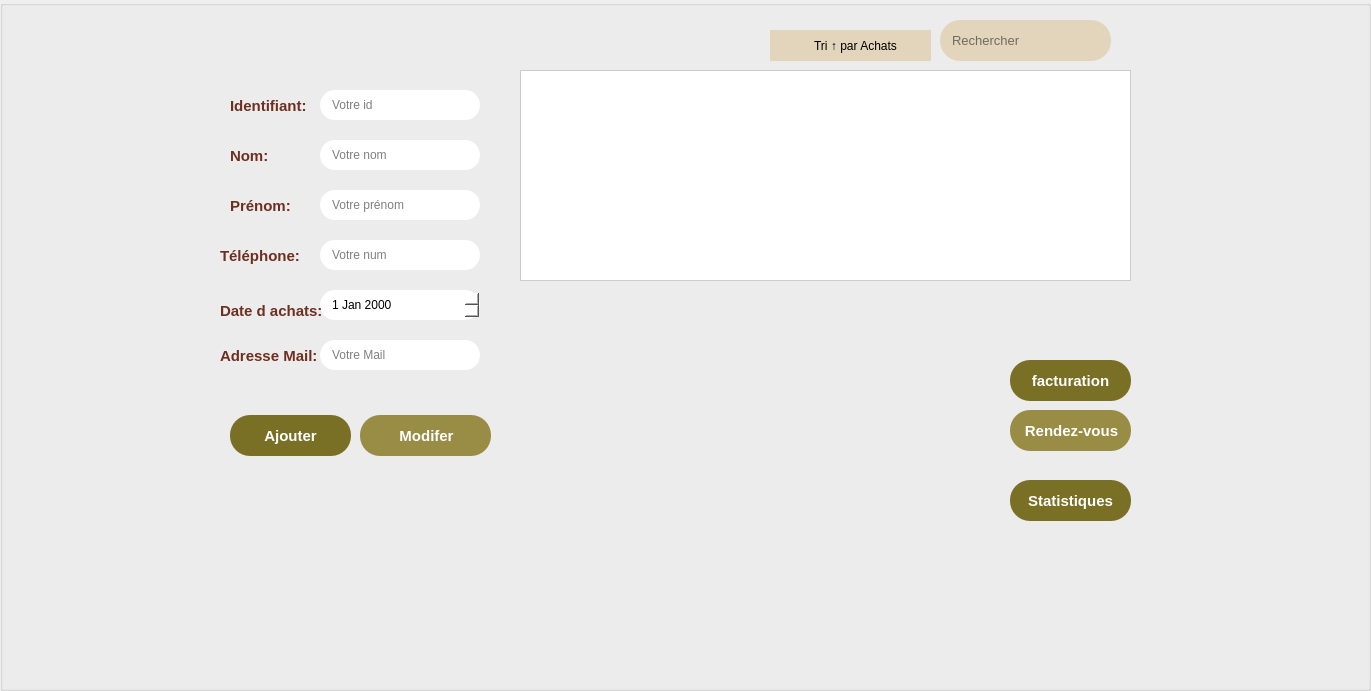
   <widget class="QGroupBox" name="groupBox_5">
    <property name="geometry">
     <rect>
      <x>0</x>
      <y>70</y>
      <width>1371</width>
      <height>691</height>
     </rect>
    </property>
    <property name="title">
     <string/>
    </property>
    <widget class="QLabel" name="bg">
     <property name="geometry">
      <rect>
       <x>0</x>
       <y>0</y>
       <width>1371</width>
       <height>681</height>
      </rect>
     </property>
     <property name="styleSheet">
      <string notr="true">QLineEdit{
border: 2px white;
border-radius: 15px;
background: #FFFFFF;
padding-left: 10px;
font: 10pt &quot;Yu Gothic UI&quot;;
padding-left: 10px;
}</string>
     </property>
     <property name="text">
      <string/>
     </property>
     <property name="pixmap">
      <pixmap resource="pic.qrc">:/new/prefix/newbg2.png</pixmap>
     </property>
     <property name="scaledContents">
      <bool>true</bool>
     </property>
    </widget>
    <widget class="QDateEdit" name="dateEdit_2">
     <property name="geometry">
      <rect>
       <x>320</x>
       <y>290</y>
       <width>160</width>
       <height>30</height>
      </rect>
     </property>
     <property name="styleSheet">
      <string notr="true">QDateEdit{
border: 2px white;
border-radius: 15px;
background: #FFFFFF;
padding-left: 10px;
font: 10pt &quot;Yu Gothic UI&quot;;
padding-left: 10px;
}</string>
     </property>
    </widget>
    <widget class="QPushButton" name="pushButton_17">
     <property name="geometry">
      <rect>
       <x>1030</x>
       <y>300</y>
       <width>111</width>
       <height>41</height>
      </rect>
     </property>
     <property name="styleSheet">
      <string notr="true">QPushButton {
border: 1px white;
border-radius: 10px;
font:10pt &quot;Yu Gothic UI&quot;;
font-weight: bold;
color: #28322E;
background-repeat: no-repeat;
background-position: center;
	background-image: url(:/new/prefix/poubelle.png);
}
QPushButton:pressed 
{
    background-color: palette(mid);
}</string>
     </property>
     <property name="text">
      <string/>
     </property>
    </widget>
    <widget class="QPushButton" name="pushButton_18">
     <property name="geometry">
      <rect>
       <x>360</x>
       <y>415</y>
       <width>131</width>
       <height>41</height>
      </rect>
     </property>
     <property name="font">
      <font>
       <family>Tahoma</family>
       <pointsize>-1</pointsize>
       <weight>75</weight>
       <italic>false</italic>
       <bold>true</bold>
      </font>
     </property>
     <property name="styleSheet">
      <string notr="true">QPushButton {
color: white;
background-color: #998C45;
border-style: solid;
border-radius: 20;
padding: 1px;
font-size: 15px;
padding-left: 12px;
padding-right: 10px;
font-weight: bold;
color: #FFFFF;
font-family: Tahoma;
}
 QPushButton:hover { color:rgba(52,90,105,100%); background-color: qlineargradient(spread:pad, x1:0, y1:0, x2:0, y2:1, stop:0  rgba(245, 245, 220, 70%)); border-style: solid; border: 2px solid ; border-radius: 20px; border-color:transparent; padding: 1px; border-style: solid; border: 2px solid ; border-radius: 20px; border-color: rgba(245, 245, 220, 0%); }</string>
     </property>
     <property name="text">
      <string>Modifer</string>
     </property>
    </widget>
    <widget class="QLabel" name="label_36">
     <property name="geometry">
      <rect>
       <x>220</x>
       <y>300</y>
       <width>121</width>
       <height>21</height>
      </rect>
     </property>
     <property name="styleSheet">
      <string notr="true">QLabel {
	font: 10pt &quot;Yu Gothic UI&quot;;
font-weight: bold;
font-size: 15px;
color: #6D2F20;
}
</string>
     </property>
     <property name="text">
      <string>Date d achats:</string>
     </property>
    </widget>
    <widget class="QLineEdit" name="lineEdit_nom_2">
     <property name="geometry">
      <rect>
       <x>320</x>
       <y>140</y>
       <width>160</width>
       <height>30</height>
      </rect>
     </property>
     <property name="styleSheet">
      <string notr="true">QLineEdit{
border: 2px white;
border-radius: 15px;
background: #FFFFFF;
padding-left: 10px;
font: 10pt &quot;Yu Gothic UI&quot;;
padding-left: 10px;
}
QLineEdit:focus{
border: 2px white;
border-radius: 15px;
background: white;
min-width: 150px;
max-width: 150px;
min-height: 30px;
max-height: 30px;
padding-left: 10px;
font: 10pt &quot;Yu Gothic UI&quot;;
}
</string>
     </property>
     <property name="placeholderText">
      <string>Votre nom</string>
     </property>
    </widget>
    <widget class="QLineEdit" name="lineEdit_tel">
     <property name="geometry">
      <rect>
       <x>320</x>
       <y>240</y>
       <width>160</width>
       <height>30</height>
      </rect>
     </property>
     <property name="styleSheet">
      <string notr="true">QLineEdit{
border: 2px white;
border-radius: 15px;
background: #FFFFFF;
padding-left: 10px;
font: 10pt &quot;Yu Gothic UI&quot;;
padding-left: 10px;
}
QLineEdit:focus{
border: 2px white;
border-radius: 15px;
background: white;
min-width: 150px;
max-width: 150px;
min-height: 30px;
max-height: 30px;
padding-left: 10px;
font: 10pt &quot;Yu Gothic UI&quot;;
}</string>
     </property>
     <property name="text">
      <string/>
     </property>
     <property name="placeholderText">
      <string>Votre num</string>
     </property>
     <property name="clearButtonEnabled">
      <bool>false</bool>
     </property>
    </widget>
    <widget class="QPushButton" name="pushButton_19">
     <property name="geometry">
      <rect>
       <x>230</x>
       <y>415</y>
       <width>121</width>
       <height>41</height>
      </rect>
     </property>
     <property name="font">
      <font>
       <family>Tahoma</family>
       <pointsize>-1</pointsize>
       <weight>75</weight>
       <italic>false</italic>
       <bold>true</bold>
      </font>
     </property>
     <property name="styleSheet">
      <string notr="true">QPushButton {
color: white;
background-color: #796F25;
border-style: solid;
border-radius: 20;
padding: 10px;
font-size: 15px;
padding-left: 17px;
padding-right: 17px;
font-weight: bold;
color: #FFFFF;
font-family: Tahoma;
}

 QPushButton:hover { color:rgba(52,90,105,100%); background-color: qlineargradient(spread:pad, x1:0, y1:0, x2:0, y2:1, stop:0  rgba(245, 245, 220, 70%)); border-style: solid; border: 2px solid ; border-radius: 20px; border-color:transparent; padding: 1px; border-style: solid; border: 2px solid ; border-radius: 20px; border-color: rgba(245, 245, 220, 0%); }
QPushButton:pressed 
{
    background-color: palette(mid);
}
 QPushButton:hover { color:rgba(52,90,105,100%); background-color: qlineargradient(spread:pad, x1:0, y1:0, x2:0, y2:1, stop:0  rgba(245, 245, 220, 70%)); border-style: solid; border: 2px solid ; border-radius: 20px; border-color:transparent; padding: 1px; border-style: solid; border: 2px solid ; border-radius: 20px; border-color: rgba(245, 245, 220, 0%); }</string>
     </property>
     <property name="text">
      <string>Ajouter</string>
     </property>
    </widget>
    <widget class="QLineEdit" name="lineEdit_id_2">
     <property name="geometry">
      <rect>
       <x>320</x>
       <y>90</y>
       <width>160</width>
       <height>30</height>
      </rect>
     </property>
     <property name="styleSheet">
      <string notr="true">QLineEdit{
border: 2px white;
border-radius: 15px;
background: #FFFFFF;
padding-left: 10px;
font: 10pt &quot;Yu Gothic UI&quot;;
padding-left: 10px;
}
QLineEdit:focus{
border: 2px white;
border-radius: 15px;
background: white;
min-width: 150px;
max-width: 150px;
min-height: 30px;
max-height: 30px;
padding-left: 10px;
font: 10pt &quot;Yu Gothic UI&quot;;
}

</string>
     </property>
     <property name="placeholderText">
      <string>Votre id</string>
     </property>
     <property name="clearButtonEnabled">
      <bool>false</bool>
     </property>
    </widget>
    <widget class="QLabel" name="label_37">
     <property name="geometry">
      <rect>
       <x>230</x>
       <y>130</y>
       <width>47</width>
       <height>51</height>
      </rect>
     </property>
     <property name="styleSheet">
      <string notr="true">QLabel {
	font: 10pt &quot;Yu Gothic UI&quot;;
font-weight: bold;
font-size: 15px;
color: #6D2F20;
}
</string>
     </property>
     <property name="text">
      <string>Nom:</string>
     </property>
    </widget>
    <widget class="QLabel" name="label_38">
     <property name="geometry">
      <rect>
       <x>230</x>
       <y>190</y>
       <width>71</width>
       <height>31</height>
      </rect>
     </property>
     <property name="styleSheet">
      <string notr="true">QLabel {
	font: 10pt &quot;Yu Gothic UI&quot;;
font-weight: bold;
font-size: 15px;
color: #6D2F20;
}
</string>
     </property>
     <property name="text">
      <string>Prénom:</string>
     </property>
    </widget>
    <widget class="QLabel" name="label_41">
     <property name="geometry">
      <rect>
       <x>220</x>
       <y>240</y>
       <width>91</width>
       <height>31</height>
      </rect>
     </property>
     <property name="styleSheet">
      <string notr="true">QLabel {
	font: 10pt &quot;Yu Gothic UI&quot;;
font-weight: bold;
font-size: 15px;
color: #6D2F20;
}
</string>
     </property>
     <property name="text">
      <string>Téléphone:</string>
     </property>
    </widget>
    <widget class="QLineEdit" name="lineEdit_prenom_2">
     <property name="geometry">
      <rect>
       <x>320</x>
       <y>190</y>
       <width>160</width>
       <height>30</height>
      </rect>
     </property>
     <property name="styleSheet">
      <string notr="true">QLineEdit{
border: 2px white;
border-radius: 15px;
background: #FFFFFF;
padding-left: 10px;
font: 10pt &quot;Yu Gothic UI&quot;;
padding-left: 10px;
}
QLineEdit:focus{
border: 2px white;
border-radius: 15px;
background: white;
min-width: 150px;
max-width: 150px;
min-height: 30px;
max-height: 30px;
padding-left: 10px;
font: 10pt &quot;Yu Gothic UI&quot;;
}</string>
     </property>
     <property name="placeholderText">
      <string>Votre prénom</string>
     </property>
    </widget>
    <widget class="QLabel" name="label_42">
     <property name="geometry">
      <rect>
       <x>230</x>
       <y>90</y>
       <width>101</width>
       <height>31</height>
      </rect>
     </property>
     <property name="styleSheet">
      <string notr="true">QLabel {
	font: 10pt &quot;Yu Gothic UI&quot;;
font-weight: bold;
font-size: 15px;
color: #6D2F20;
}
</string>
     </property>
     <property name="text">
      <string>Identifiant:</string>
     </property>
    </widget>
    <widget class="QLineEdit" name="lineEdit_mail">
     <property name="geometry">
      <rect>
       <x>320</x>
       <y>340</y>
       <width>160</width>
       <height>30</height>
      </rect>
     </property>
     <property name="styleSheet">
      <string notr="true">QLineEdit{
border: 2px white;
border-radius: 15px;
background: #FFFFFF;
padding-left: 10px;
font: 10pt &quot;Yu Gothic UI&quot;;
padding-left: 10px;
}
QLineEdit:focus{
border: 2px white;
border-radius: 15px;
background: white;
min-width: 150px;
max-width: 150px;
min-height: 30px;
max-height: 30px;
padding-left: 10px;
font: 10pt &quot;Yu Gothic UI&quot;;
}</string>
     </property>
     <property name="text">
      <string/>
     </property>
     <property name="placeholderText">
      <string>Votre Mail</string>
     </property>
    </widget>
    <widget class="QLabel" name="label_43">
     <property name="geometry">
      <rect>
       <x>220</x>
       <y>340</y>
       <width>101</width>
       <height>31</height>
      </rect>
     </property>
     <property name="styleSheet">
      <string notr="true">QLabel {
	font: 10pt &quot;Yu Gothic UI&quot;;
font-weight: bold;
font-size: 15px;
color: #6D2F20;
}
</string>
     </property>
     <property name="text">
      <string>Adresse Mail:</string>
     </property>
    </widget>
    <widget class="QPushButton" name="pushButton_27">
     <property name="geometry">
      <rect>
       <x>770</x>
       <y>30</y>
       <width>161</width>
       <height>31</height>
      </rect>
     </property>
     <property name="styleSheet">
      <string notr="true">QPushButton{
border: 2px white;
border-radius: 20px;
background: #E2D5BC;
padding-left: 10px;
font: 10pt &quot;Yu Gothic UI&quot;;
padding-left: 10px;
}
</string>
     </property>
     <property name="text">
      <string>Tri ↑ par Achats</string>
     </property>
    </widget>
    <widget class="QTableView" name="tableView_3">
     <property name="geometry">
      <rect>
       <x>520</x>
       <y>70</y>
       <width>611</width>
       <height>211</height>
      </rect>
     </property>
     <property name="font">
      <font>
       <family>Montserrat</family>
       <pointsize>10</pointsize>
       <weight>50</weight>
       <italic>false</italic>
       <bold>false</bold>
      </font>
     </property>
     <property name="styleSheet">
      <string notr="true">/* Style the QTableView */
QTableView {
  border: 1px solid #ccc;
  border-radius: 15pt;
  background: #FFFFFF; 
  font: 10pt &quot;Montserrat&quot;;
  color: #3C4340;
}

/* Style the header (QHeaderView) */
QHeaderView::section {
  background-color: #E2D5BC; 
  color: #FFFFFF;
  border: 1px solid #998C45;
  font: 9pt &quot;Montserrat&quot;;
  font-weight: bold;
}

/* Style all table items to have the same background color as the table background */
QTableView QTableCornerButton::section,
QTableView::item {
  background-color: #FFFFFF; 
  border: 2px solid #FFFFFF;
}

QHeaderView::section {
    background-color: transparent;
    border:0.5px solid  transparent;
 	border-radius:1px;

}
QTableView QTableCornerButton::section {
    background-color: transparent;
    border: none;

}</string>
     </property>
    </widget>
    <widget class="QPushButton" name="pushButton_28">
     <property name="geometry">
      <rect>
       <x>1080</x>
       <y>250</y>
       <width>31</width>
       <height>23</height>
      </rect>
     </property>
     <property name="styleSheet">
      <string notr="true">background-color:transparent ;
border:2px solid;
border-color:transparent;
</string>
     </property>
     <property name="text">
      <string/>
     </property>
     <property name="icon">
      <iconset resource="pic.qrc">
       <normaloff>:/new/prefix/pngwing.com.png</normaloff>:/new/prefix/pngwing.com.png</iconset>
     </property>
    </widget>
    <widget class="QLineEdit" name="lineEdit_8">
     <property name="geometry">
      <rect>
       <x>940</x>
       <y>20</y>
       <width>171</width>
       <height>41</height>
      </rect>
     </property>
     <property name="font">
      <font>
       <family>Yu Gothic UI</family>
       <pointsize>10</pointsize>
       <weight>50</weight>
       <italic>false</italic>
       <bold>false</bold>
      </font>
     </property>
     <property name="styleSheet">
      <string notr="true">QLineEdit{
border: 2px white;
border-radius: 20px;
background: #E2D5BC;
padding-left: 10px;
font: 10pt &quot;Yu Gothic UI&quot;;
padding-left: 10px;
}
</string>
     </property>
     <property name="placeholderText">
      <string>Rechercher</string>
     </property>
    </widget>
    <widget class="QPushButton" name="pushButton_29">
     <property name="geometry">
      <rect>
       <x>1000</x>
       <y>290</y>
       <width>61</width>
       <height>51</height>
      </rect>
     </property>
     <property name="styleSheet">
      <string notr="true">QPushButton {
border: 1px white;
border-radius: 10px;
font:10pt &quot;Yu Gothic UI&quot;;
font-weight: bold;
color: #28322E;
background-repeat: no-repeat;
background-position: center;
	background-image: url(:/new/prefix/pdf.png);
}
QPushButton:pressed 
{
    background-color: palette(mid);
}</string>
     </property>
     <property name="text">
      <string/>
     </property>
    </widget>
    <widget class="QPushButton" name="pushButton_21">
     <property name="geometry">
      <rect>
       <x>1010</x>
       <y>480</y>
       <width>121</width>
       <height>41</height>
      </rect>
     </property>
     <property name="styleSheet">
      <string notr="true">QPushButton {
color: white;
background-color: #796F25;
border-style: solid;
border-radius: 20;
padding: 10px;
font-size: 15px;
padding-left: 17px;
padding-right: 17px;
font-weight: bold;
color: #FFFFF;
font-family: Tahoma;
}

 QPushButton:hover { color:rgba(52,90,105,100%); background-color: qlineargradient(spread:pad, x1:0, y1:0, x2:0, y2:1, stop:0  rgba(245, 245, 220, 70%)); border-style: solid; border: 2px solid ; border-radius: 20px; border-color:transparent; padding: 1px; border-style: solid; border: 2px solid ; border-radius: 20px; border-color: rgba(245, 245, 220, 0%); }
QPushButton:pressed 
{
    background-color: palette(mid);
}
 QPushButton:hover { color:rgba(52,90,105,100%); background-color: qlineargradient(spread:pad, x1:0, y1:0, x2:0, y2:1, stop:0  rgba(245, 245, 220, 70%)); border-style: solid; border: 2px solid ; border-radius: 20px; border-color:transparent; padding: 1px; border-style: solid; border: 2px solid ; border-radius: 20px; border-color: rgba(245, 245, 220, 0%); }</string>
     </property>
     <property name="text">
      <string>Statistiques</string>
     </property>
    </widget>
    <widget class="QListWidget" name="listWidget_3">
     <property name="geometry">
      <rect>
       <x>530</x>
       <y>290</y>
       <width>441</width>
       <height>171</height>
      </rect>
     </property>
     <property name="styleSheet">
      <string notr="true">background:transparent;
border-color:transparent;</string>
     </property>
    </widget>
    <widget class="QPushButton" name="pushButton_26">
     <property name="geometry">
      <rect>
       <x>1010</x>
       <y>410</y>
       <width>121</width>
       <height>41</height>
      </rect>
     </property>
     <property name="styleSheet">
      <string notr="true">QPushButton {
color: white;
background-color: #998C45;
border-style: solid;
border-radius: 20;
padding: 1px;
font-size: 15px;
padding-left: 12px;
padding-right: 10px;
font-weight: bold;
color: #FFFFF;
font-family: Tahoma;
}
 QPushButton:hover { color:rgba(52,90,105,100%); background-color: qlineargradient(spread:pad, x1:0, y1:0, x2:0, y2:1, stop:0  rgba(245, 245, 220, 70%)); border-style: solid; border: 2px solid ; border-radius: 20px; border-color:transparent; padding: 1px; border-style: solid; border: 2px solid ; border-radius: 20px; border-color: rgba(245, 245, 220, 0%); }</string>
     </property>
     <property name="text">
      <string>Rendez-vous</string>
     </property>
    </widget>
    <widget class="QPushButton" name="pushButton_49">
     <property name="geometry">
      <rect>
       <x>1010</x>
       <y>360</y>
       <width>121</width>
       <height>41</height>
      </rect>
     </property>
     <property name="styleSheet">
      <string notr="true">QPushButton {
color: white;
background-color: #796F25;
border-style: solid;
border-radius: 20;
padding: 10px;
font-size: 15px;
padding-left: 17px;
padding-right: 17px;
font-weight: bold;
color: #FFFFF;
font-family: Tahoma;
}

 QPushButton:hover { color:rgba(52,90,105,100%); background-color: qlineargradient(spread:pad, x1:0, y1:0, x2:0, y2:1, stop:0  rgba(245, 245, 220, 70%)); border-style: solid; border: 2px solid ; border-radius: 20px; border-color:transparent; padding: 1px; border-style: solid; border: 2px solid ; border-radius: 20px; border-color: rgba(245, 245, 220, 0%); }
QPushButton:pressed 
{
    background-color: palette(mid);
}
 QPushButton:hover { color:rgba(52,90,105,100%); background-color: qlineargradient(spread:pad, x1:0, y1:0, x2:0, y2:1, stop:0  rgba(245, 245, 220, 70%)); border-style: solid; border: 2px solid ; border-radius: 20px; border-color:transparent; padding: 1px; border-style: solid; border: 2px solid ; border-radius: 20px; border-color: rgba(245, 245, 220, 0%); }</string>
     </property>
     <property name="text">
      <string>facturation</string>
     </property>
    </widget>
   </widget>
